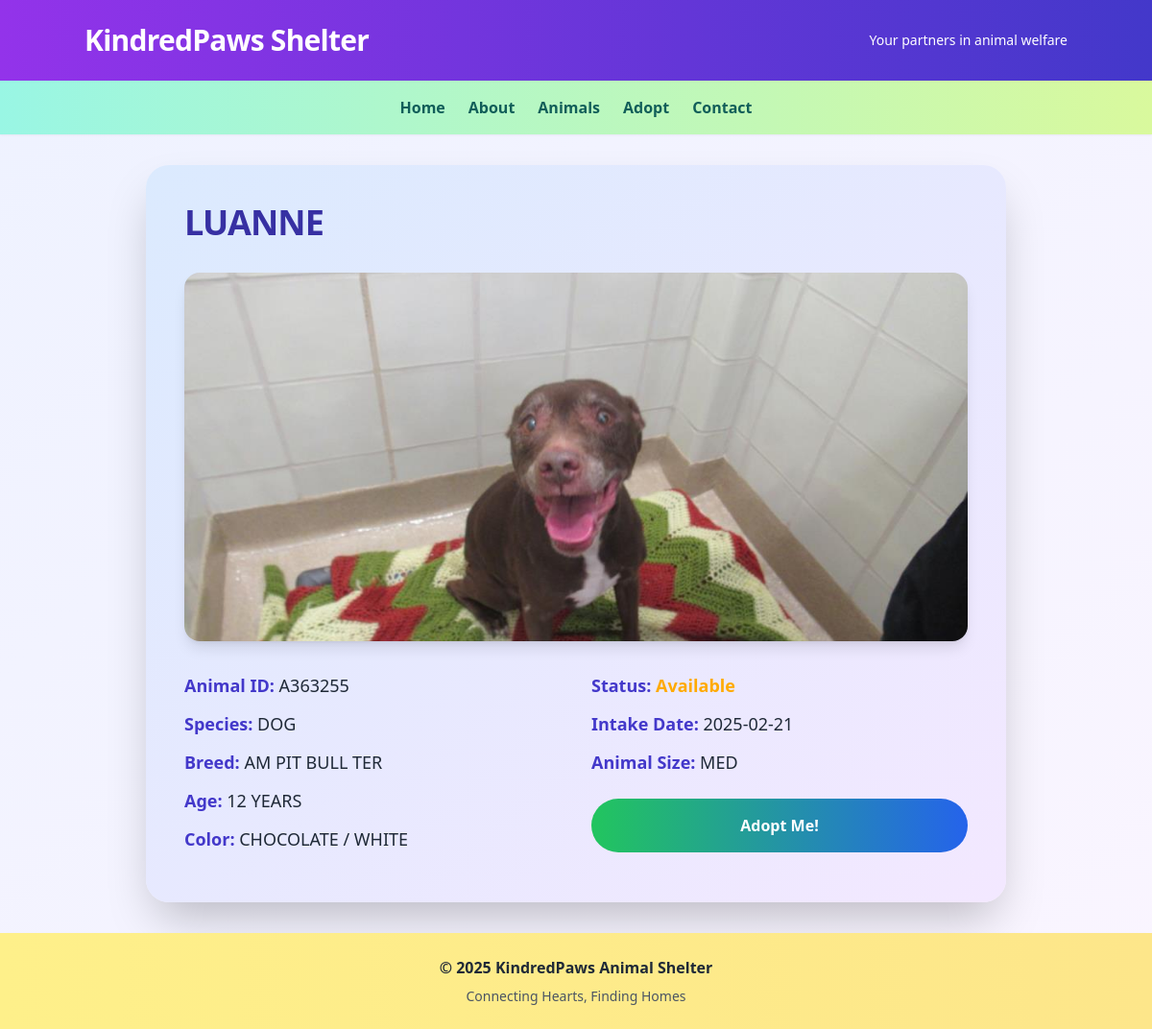
The app's page /animal_details.php?id=A363255 with its own data.
### tables this page shows
CREATE TABLE Animals (
    animal_id VARCHAR(255) PRIMARY KEY,
    intake_type VARCHAR(255),
    in_date DATE,
    name VARCHAR(255),
    animal_type VARCHAR(255),
    age VARCHAR(255),
    animal_size VARCHAR(255),
    color VARCHAR(255),
    breed VARCHAR(255),
    gender VARCHAR(50),
    image_path VARCHAR(255),
    adoption_status VARCHAR(50)
);

### includes/functions.php (called while the page is built, shortened)
<?php
function getAnimalById($conn, $animalId) {
	$stmt = $conn->prepare("SELECT * FROM Animals WHERE animal_id = :animal_id");
	$stmt->bindParam(':animal_id', $animalId);
	$stmt->execute();
	return $stmt->fetch(PDO::FETCH_ASSOC);
}
?>

### public/animal_details.php (the view)
<?php include '../includes/db_connect.php'; ?>
<?php include '../includes/functions.php'; ?>
<?php include '../includes/header.php'; ?>
<?php include '../includes/navigation.php'; ?>
<main class="container mx-auto p-8">
<div class="max-w-4xl mx-auto bg-gradient-to-br from-blue-100 to-purple-100 rounded-3xl shadow-2xl overflow-hidden">
<?php $animal = getAnimalById($conn, $_GET['id']); ?>
<div class="p-10">
<h2 class="text-4xl font-extrabold text-indigo-800 mb-8 tracking-tight"><?php echo $animal['name']; ?></h2>
<div class="mb-8 rounded-2xl overflow-hidden shadow-lg">
<?php
$parts = explode("/", $animal['image_path']);
$full_image_path = $parts[2] . "/" . $parts[3];
?>
<img src="<?php echo $full_image_path; ?>" alt="<?php echo $animal['name']; ?>" class="w-full h-96 object-cover">
</div>
<div class="grid grid-cols-1 md:grid-cols-2 gap-8">
<div>
<p class="text-lg text-gray-800 mb-3"><strong class="text-indigo-700">Animal ID:</strong> <?php echo $animal['animal_id']; ?></p>
<p class="text-lg text-gray-800 mb-3"><strong class="text-indigo-700">Species:</strong> <?php echo $animal['animal_type']; ?></p>
<p class="text-lg text-gray-800 mb-3"><strong class="text-indigo-700">Breed:</strong> <?php echo $animal['breed']; ?></p>
<p class="text-lg text-gray-800 mb-3"><strong class="text-indigo-700">Age:</strong> <?php echo $animal['age']; ?></p>
<p class="text-lg text-gray-800 mb-3"><strong class="text-indigo-700">Color:</strong> <?php echo $animal['color']; ?></p>
</div>
<div>
<p class="text-lg text-gray-800 mb-3"><strong class="text-indigo-700">Status:</strong> <span class="text-[#ffaa00] font-semibold"><?php echo $animal['adoption_status']; ?></span></p>
<p class="text-lg text-gray-800 mb-3"><strong class="text-indigo-700">Intake Date:</strong> <?php echo $animal['in_date']; ?></p>
<p class="text-lg text-gray-800 mb-6"><strong class="text-indigo-700">Animal Size:</strong> <?php echo $animal['animal_size']; ?></p>
<a href="adopt.php?id=<?php echo $animal['animal_id']; ?>" class="w-full inline-block bg-gradient-to-r from-green-500 to-blue-600 hover:from-green-600 hover:to-blue-700 text-white font-extrabold py-4 rounded-full transition duration-300 text-center">Adopt Me!</a>
</div>
</div>
</div>
</div>
</main>
<?php include '../includes/footer.php'; ?>

### records on screen
animals: name "LUANNE", image_path (picture), animal_id "A363255", animal_type "DOG", breed "AM PIT BULL TER", age "12 YEARS", color "CHOCOLATE / WHITE", adoption_status "Available", in_date "2025-02-21", animal_size "MED"
